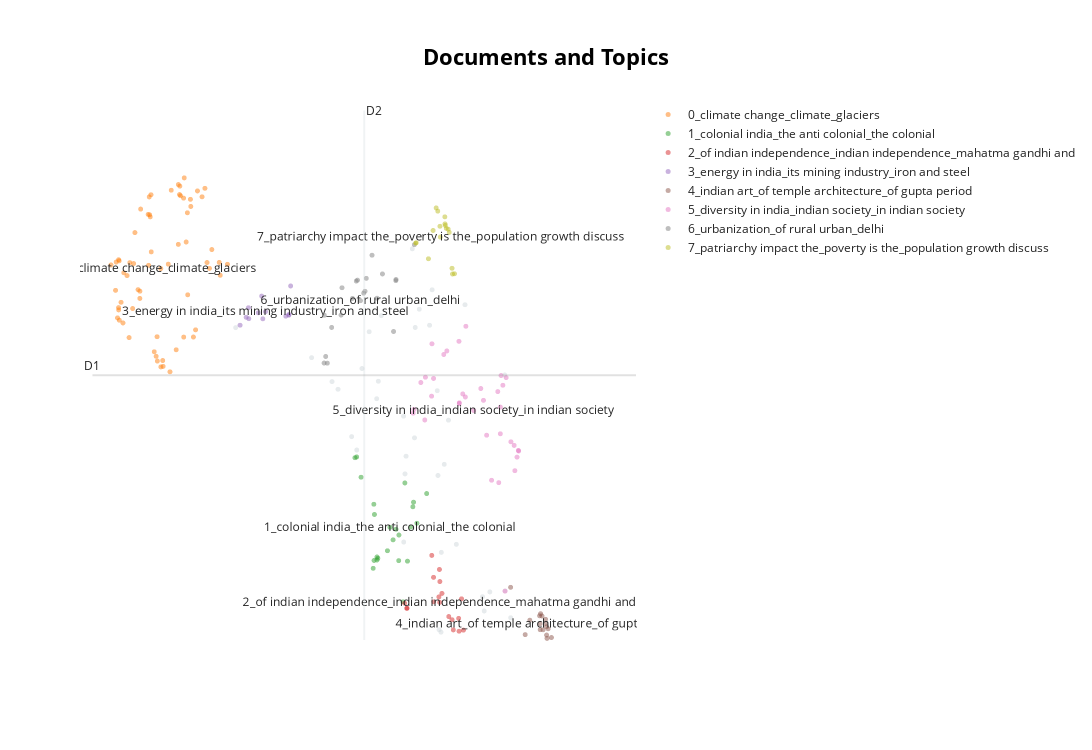

The notebook cell saved with this chart:
### Code cell
model.visualize_documents(questions)

### Figure 1 — Plotly figure (JSON) as saved in the notebook; plotly's stock layout.template omitted (floating-point values rounded to 4 significant figures)
{"data": [{"hoverinfo": "text", "hovertext": ["Describing the distribution of rubber producing countries, indicate the major environmental issues faced by them.", "The ancient civilization in Indian sub continent differed from those of Egypt , Mesopotamia and Greece in that its culture and traditions have been preserved without breakdown to the present day. Comment", "Discuss the positive and negative effects of globalization on women in India?", "Clarify how mid-eighteenth century India was beset with the spectre of a fragmented polity.", "Discuss whether formation of new states in recent times is beneficial or not for the economy of India.", "Defying the barriers of age, gender and religion, the Indian women became the torchbearer during the struggle for freedom in India. Discuss.", "The political and administrative reorganization of states and territories has been a continuous ongoing process since the mid-nineteenth century. Discuss with examples.", "Discuss the main objectives of Population Education and point out the measures to achieve them in India in detail.", "Debate the issue whether and how contemporary movements for assertion of Dalit identity work towards annihilation of caste.", "Why did the Green Revolution in India virtually by-pass the eastern region despite fertile soil and good availability of water?", "Discuss the role of women in the freedom struggle especially during the Gandhian phase.", "Why did human development fail to keep pace with economic development in India?", "Defining blue revolution, explain the problems and strategies for pisciculture development in India.", "Though not very useful from the point of view of a connected political history of South India, the Sangam literature portrays the social and economic conditions of its time with remarkable vividness. Comment.", "Discuss the changes in the trends of labour migration within and outside India in the last four decades.", "Critically discuss the objectives of Bhoodan and Gramdan movements initiated by AcharyaVinobhaBhave and their success.", "Mention the advantages of the cultivation of pulses because of which the year 2016 was declared as the International Year of Pulses by United Nations.", "The Bhakti movement received a remarkable re-orientation with the advent of Sri Chaitanya Mahaprabhu. Discuss.", "Explain the role of geographical factors towards the development of Ancient India.", "What are the two major legal initiatives by the State since Independence addressing discrimination against Scheduled Tribes(STs)?", "Krishnadeva Raya, the King of Vijayanagar, was not only an accomplished scholar himself but was also a great patron of learning and literature. Discuss.", "From being net food importer in 1960s, India has emerged as a net food exporter to the world. Provide reasons.", "Assess the importance of the accounts of the Chinese and Arab travellers in the reconstruction of the history of India.", "Taxila university was one of the oldest universities of the world with which were associated a number of renowned learned personalities of different disciplines. Its strategic location caused its fame to flourish, but unlike Nalanda, it is not considered as a university in the modern sense. Discuss.", "Why is India considered as a sub-continent? Elaborate your answer.", "Why are the tribals in India referred to as 'the Scheduled Tribes? Indicate the major provisions in the Constitution of India for their upliftment.", "Examine how the decline of traditional artisanal industry in colonial India crippled the rural economy.", "Critically examine the effect of globalization on the aged population in India.", "What were the major technological changes introduced during the Sultanate period? How did those technological changes influence the Indian society?", "The New Economic Policy – 1921 of Lenin had influenced the policies adopted by India soon after independence. Evaluate.", "What is Cryptocurrency? How does it affect global society? Has it been affecting Indian society also?", "‘Communalism arises either due to power struggle or relative deprivation.’ Argue by giving suitable illustrations.", "‘Latecomer’ Industrial Revolution in Japan involved certain factors that were markedly different from what West had experienced.” Analyze.", "To what extent has the urban planning and culture of the Indus Valley Civilization provided inputs to the present day urbanization?\nDiscuss.", "“Africa was chopped into states artificially created by accidents of European competition.” Analyze.", null], "marker": {"color": "#CFD8DC", "opacity": 0.5, "size": 5}, "mode": "markers+text", "name": "other", "showlegend": false, "type": "scattergl", "x": [4.367, 8.114, 7.826, 7.988, 7.324, 7.949, 7.348, 7.477, 9.104, 6.591, 7.982, 6.932, 5.705, 8.252, 7.528, 8.713, 6.064, 8.843, 6.879, 7.929, 8.743, 6.169, 9.11, 9.209, 7.916, 8.04, 6.409, 7.782, 6.85, 7.326, 7.6, 8.405, 6.499, 6.718, 7.367, 7.516], "y": [3.288, 2.272, 3.704, 0.8208, 2.316, -0.02852, 1.682, 4.153, 2.768, 2.839, -0.05535, 3.42, 2.959, 0.9088, 3.29, 0.3341, 2.696, 0.3866, 2.7, 1.665, 0.1775, 2.611, 0.3985, 0.1031, 2.596, 1.788, 2.092, 3.314, 2.508, 0.9339, 3.491, 3.54, 1.944, 3.243, 1.877, 2.078]}, {"hoverinfo": "text", "hovertext": ["What are the economic significances of discovery of oil in Arctic Sea and its possible environemental consequences?", "Bring out the relationship between the shrinking Himalayan glaciers and the symptoms of climate change in the Indian sub-continent.", "In what way micro-watershed development projects help in water conservation in\ndrought-prone and semi-arid regions of India?", "Examine the status of forest resources of India and its resultant impact on climate change.", "Account for the huge flooding of million cities in India including the smart ones like Hyderabad and Pune. Suggest lasting remedial measures.", "The recent cyclone on the east coast of India was called ‘Phailin’. How are the tropical cyclones named across the world? Elaborate.", "Describe the characteristics and types of primary rocks.", "Assess the impact of global warming on the coral life system with examples.", "Why is India taking keen interest in the Arctic region?", "what are the environmental implications of the reclamation of the water bodies into urban land use? Explain with examples.", "Explain the formation of thousands of islands in Indonesian and Philipines archipelagos.", "Critically evaluate the various resources of the oceans which can be harnessed to meet the resource crisis in the world.", "Define mantle plume and explain its role in plate tectonics.", "How does the cryosphere affect global climate?", "Most of the unusual climatic happenings are explained as an outcome of the El-Nino effect. Do you agree?", "Bring out the causes for more frequent occurrence of landslides in the Himalayas than in the Western Ghats.", "The states of Jammu and Kashmir, Himachal Pradesh and Uttarakhand are reaching the limits of ecological carrying capacity due to tourism. Critically evaluate.", "Major hot deserts in northern hemisphere are located between 20-30 deg N latitudes and on the western sides of the continents. Why?", "Enumerate the problems and prospects of inland water transport in India.", "India is well endowed with fresh water resources. Critically examine why it still suffers from water scarcity.", "South China Sea has assumed great geopolitical significance in the present context. Comment.", "Discuss the natural resource potentials of ‘Deccan trap’.", "The effective management of land and water resources will drastically reduce the human miseries. Explain.", "\"The Himalayas are highly prone to landslides.\" Discuss the causes and suggest suitable measures of mitigation.", "There is no formation of deltas by rivers on the Western Ghats. Why?", "What are the forces that influence ocean currents? Describe their role in fishing industry of the world.", "The process of desertification does not have climate boundaries. Justify with examples.", "The interlinking of rivers can provide viable solutions to the multi-dimensional inter-related problems of droughts, floods and interrupted navigation. Critically examine.", "Present an account of the Indus Water Treaty and examine its ecological, economic and political implications in the context of changing bilateral relations.", "Briefly mention the alignment of major mountain ranges of the world and explain their impact on local weather conditions, with examples.", "What do you understand by the phenomenon of ‘temperature inversion’ in meteorology? How does it affect weather and the habitants of the place?", "What characteristics can be assigned to monsoon climate that succeeds in feeding more than 50 percent of the world population residing in Monsoon Asia?", "What do you understand by the theory of continental drift? Discuss the prominent evidences in its support.", "Comment on the resource potentials of the long coastline of India and highlight the status of natural hazard preparedness in these areas.", "“The ideal solution of depleting ground water resources in India is water harvesting system.” How can it be made effective in urban areas?", "What are the consequences of spreading of ‘Dead Zones’ on marine ecosystem?", "Identify and discuss the factors responsible for diversity of natural vegetation in India. Assess the significance of wildlife sanctuaries in rain forests regions of India.", "Why is Indian Regional Navigational Satellite System (IRNSS) needed? How does it help in navigation?", "Discuss the meaning of colour-coded weather warnings for cyclone prone areas given by India Meteorological department.", "How do the melting of the Arctic ice and glaciers of the Antarctic differently affect the weather patterns and human activities on the Earth? Explain.", "How will the melting of Himalayan glaciers have a far- reaching impact on the water resources of India?", "How does the Juno Mission of NASA help to understand the origin and evolution of the Earth?", "How are the fjords formed? Why do they constitute some of the most picturesque areas of the world?", "Bring out the causes for the formation of heat islands in the urban habitat of the world.", "How do ocean currents and water masses differ in their impacts on marine life and coastal environment? Give suitable examples.", "In what way can floods be converted into a sustainable source of irrigation and all-weather inland navigation in India?", "Major cities of India are becoming more vulnerable to flood conditions. Discuss.", "Mention the global occurrence of volcanic eruptions in 2021 and their impact on regional environment.", "Discuss the geophysical characteristics of Circum- Pacific Zone.", "Mention the significance of straits and isthmus in international trade.", "Tropical cyclones are largely confined to South China Sea, Bay of Bengal and Gulf of Mexico. Why?", "What is water stress? How and why does it differ regionally in India?", "Explain the factors responsible for the origin of ocean currents. How do they influence regional climates, fishing and navigation?", "How far do you agree that the behaviour of the Indian monsoon has been changing due to humanizing landscape? Discuss.", "Why is the world today confronted with a crisis of availability of and access to freshwater resources?", "Why is the South-West monsoon called ‘Purvaiya’ (easterly) in Bhojpur Region? How has this directional seasonal wind system influenced the cultural ethos of the region?", "Account for variations in oceanic salinity and discuss its multi-dimensional effects.", "Discuss the consequences of climate change on the food security in tropical countries.", "Differentiate the causes of landslides in the Himalayan region and Western Ghats.", "Troposphere is a very significant atmospheric layer that determines weather processes.\nHow?", "Why are the world’s fold mountain systems located along the margins of continents? Bring out the association between the global distribution of fold mountains and the earthquakes and volcanoes.", "How can the mountain ecosystem be restored from the negative impact of development initiatives and tourism?", "Discuss the causes of depletion of mangroves and explain their importance in maintaining coastal ecology.", "Discuss the concept of air mass and explain its role in macro-climatic changes.", null], "marker": {"opacity": 0.5, "size": 5}, "mode": "markers+text", "name": "0_climate change_climate_glaciers", "text": ["", "", "", "", "", "", "", "", "", "", "", "", "", "", "", "", "", "", "", "", "", "", "", "", "", "", "", "", "", "", "", "", "", "", "", "", "", "", "", "", "", "", "", "", "", "", "", "", "", "", "", "", "", "", "", "", "", "", "", "", "", "", "", "", "0_climate change_climate_glaciers"], "textfont": {"size": 12}, "type": "scattergl", "x": [3.453, 2.834, 3.45, 3.905, 3.462, 2.846, 2.553, 3.09, 3.523, 3.826, 2.287, 3.32, 2.383, 2.317, 2.594, 2.649, 4.078, 2.172, 3.571, 3.578, 3.662, 4.222, 3.776, 2.68, 2.881, 2.967, 2.503, 3.385, 3.496, 2.397, 2.264, 2.827, 2.491, 3.948, 3.695, 3.211, 4.096, 3.379, 2.876, 2.571, 3.357, 2.319, 2.984, 2.253, 2.989, 3.358, 3.233, 2.306, 2.307, 3.623, 2.694, 3.396, 2.934, 2.864, 3.517, 2.853, 3.05, 3.181, 2.681, 2.307, 2.349, 3.863, 3.083, 2.454, 3.05], "y": [3.184, 3.973, 4.71, 3.939, 4.932, 4.724, 3.498, 2.863, 3.649, 4.818, 3.395, 3.045, 3.34, 4.021, 4.332, 3.705, 4.004, 3.977, 4.697, 4.619, 3.264, 3.983, 4.725, 3.609, 4.12, 2.974, 4.002, 4.842, 4.228, 3.891, 4.008, 4.532, 3.179, 4.145, 4.789, 2.803, 3.863, 4.749, 4.747, 3.992, 4.202, 3.37, 3.188, 3.698, 2.921, 4.859, 4.797, 3.508, 3.483, 3.185, 4.59, 4.737, 3.024, 4.504, 4.549, 4.527, 2.857, 3.985, 3.688, 4.034, 3.566, 4.003, 2.927, 3.86, 3.936]}, {"hoverinfo": "text", "hovertext": ["Why did the armies of the British East India Company – mostly comprising of Indian soldiers – win consistently against the more numerous and better equipped armies of the Indian rulers? Give reasons.", "Assess the role of British imperial power in complicating the process of transfer of power during the 1940s.", "What were the major political, economic and social developments in the world which motivated the anti-colonial in India?", "Why did the industrial revolution first occur in England? Discuss the quality of life of the people there during the industrialization. How does it compare with that in India at present times?", "To what extend can Germany be held responsible for causing the two World Wars? Discuss critically.", "Why was there a sudden spurt in famines in colonial India since the mid-eighteenth century? Give reasons.", "“American Revolution was an economic revolt against mercantilism.” Substantiate.", "How did the colonial rule affect the tribals in India and what was the tribal response to the colonial oppression?", "Explain how the foundations of the modern world were laid by the American and French Revolutions.", "What were the events that led to the Suez Crisis in 1956? How did it deal a final blow to Britain’s self-image as a world power?", "Explain how the Uprising of 1857 constitutes an important watershed in the evolution of British policies towards colonial India.", "The third battle of Panipat was fought in 1761. Why were so many empire-shaking battles fought at Panipat?", "In what ways did the navel mutiny prove to be the last nail in the coffin of British colonial aspirations in India?", "Whereas the British planters had developed tea gardens all along the Shivaliks and Lesser Himalayas from Assam to Himachal Pradesh, in effect they did not succeed beyond the Darjeeling area. Explain.", "The 1857 uprising was the culmination of the recurrent, big and small local rebellions that had occurred in the preceding hundred years of British rule. Elucidate.", "What policy instruments were deployed to contain the Great Economic Depression?", "Analyze the circumstances that led to the Tashkent Agreement in 1966. Discuss the highlights of the Agreement.", "” There arose a serious challenge to the Democratic State System between the two World Wars.” Evaluate the statement.", "Why indentured labour was taken by the British from India to their colonies? have they been able to preserve their cultural identity over there?", "Examine critically the various facets of economic policies of the British in India from mid-eighteenth century till independence.", "The anti-colonial struggles in West Africa were led by the new elite of Western-educated Africans.", "Evaluate the policies of Lord Curzon and their long term implications on the national movements.", "What problems are germane to the decolonization process in the Malay Peninsula?", null], "marker": {"opacity": 0.5, "size": 5}, "mode": "markers+text", "name": "1_colonial india_the anti colonial_the colonial", "text": ["", "", "", "", "", "", "", "", "", "", "", "", "", "", "", "", "", "", "", "", "", "", "", "1_colonial india_the anti colonial_the colonial"], "textfont": {"size": 12}, "type": "scattergl", "x": [6.811, 6.871, 7.487, 6.497, 6.855, 6.468, 7.139, 7.73, 7.039, 6.856, 7.238, 6.8, 7.448, 6.576, 7.392, 7.241, 6.804, 6.788, 7.558, 7.189, 7.499, 7.314, 7.346, 7.085], "y": [1.237, 0.756, 1.321, 1.869, 0.7702, 1.86, 0.9585, 1.466, 0.8388, 0.7374, 0.7298, 1.349, 1.099, 1.646, 0.7245, 1.011, 0.7319, 0.6458, 1.141, 1.074, 1.372, 0.2785, 1.583, 1.096]}, {"hoverinfo": "text", "hovertext": ["Discuss the contributions of MaulanaAbulKalam Azad to pre- and post-independent India.", "Critically examine the compulsions which prompted India to play a decisive role in the emergence of Bangladesh.", "To what extent did the role of the moderates prepare a base for the wider freedom movement? Comment.", "Examine the linkages between the nineteenth century’s ‘Indian Renaissance’ and the emergence of national identity.", "What was the difference between Mahatma Gandhi and Rabindranath Tagore in their approach towards education and nationalism?", "It would have been difficult for the Constituent Assembly to complete its historic task of drafting the Constitution for Independent India in just three years, but its experience gained with the Government of India Act, 1935\n.Discuss.", "Several foreigners made India their homeland and participated in various movements.\nAnalyze their role in the Indian struggle for freedom.", "Highlight the differences in the approach of Subhash Chandra Bose and Mahatma Gandhi in the struggle for freedom.", "Why did the ‘Moderates’ failed to carry conviction with the nation about their proclaimed ideology and political goals by the end of the nineteenth century?", "Bring out the constructive programmes of Mahatma Gandhi during Non-Cooperation Movement and Civil Disobedience Movement.", "Mahatma Gandhi and Dr. B R Ambedkar, despite having divergent approaches and strategies, had a common goal of amelioration of the downtrodden. Elucidate.", "Highlight the importance of the new objectives that got added to the vision of Indian Independence since the twenties of the last century.", "Throw light on the significance of the thoughts of Mahatma Gandhi in the present times.", "Many voices had strengthened and enriched the nationalist movement during the Gandhian phase. Elaborate.", "Since the decade of the 1920s, the national movement acquired various ideological strands and thereby expanded its social base. Discuss.", "“In many ways, Lord Dalhousie was the founder of modern India.” Elaborate.", "How difficult would have been the achievement of Indian independence without Mahatma Gandhi? Discuss.", null], "marker": {"opacity": 0.5, "size": 5}, "mode": "markers+text", "name": "2_of indian independence_indian independence_mahatma gandhi and", "text": ["", "", "", "", "", "", "", "", "", "", "", "", "", "", "", "", "", "2_of indian independence_indian independence_mahatma gandhi and"], "textfont": {"size": 12}, "type": "scattergl", "x": [7.999, 7.82, 7.381, 7.955, 8.176, 7.945, 7.962, 8.199, 7.382, 8.301, 8.377, 7.852, 8.293, 7.853, 7.342, 8.344, 8.119, 7.959], "y": [0.3703, 0.7878, 0.2068, 0.6332, 0.08151, 0.3314, 0.5004, -0.03025, 0.2068, -0.04505, -0.03294, 0.5465, 0.09607, 0.2786, 0.2623, 0.3108, 0.1159, 0.2718]}, {"hoverinfo": "text", "hovertext": ["“Inspite of adverse environmental impact, coal mining is still inevitable for development”.\nDiscuss", "Account for the present location of iron and steel industries away from the source of raw material, by giving examples.", "Discuss the multi-dimensional implications of uneven distribution of mineral oil in the world.", "It is said that India has substantial reserves of shale oil and gas, which can feed the needs of the country for quarter century. However, tapping of the resource does not appear to be high on the agenda. Discuss critically the availability and issues involved.", "How does India see its place in the economic space of rising natural resources rich Africa?", "With growing scarcity of fossil fuels, the atomic energy is gaining more and more significance in India. Discuss the availability of raw material required for the generation of atomic energy in India and in the world.", "Despite India being one of the countries of the Gondwanaland, its mining industry contributes much less to its Gross Domestic Product(GDP) in percentage. Discuss.", "Petroleum refineries are not necessarily located nearer to crude oil producing areas, particularly in many of the developing countries. Explain its implications.", "Examine the potential of wind energy in India and explain the reasons for their limited spatial spread.", "India has immense potential of solar energy though there are regional variations in its developments. Elaborate.", "Account for the change in the spatial pattern of the Iron and Steel industry in the world.", null], "marker": {"opacity": 0.5, "size": 5}, "mode": "markers+text", "name": "3_energy in india_its mining industry_iron and steel", "text": ["", "", "", "", "", "", "", "", "", "", "", "3_energy in india_its mining industry_iron and steel"], "textfont": {"size": 12}, "type": "scattergl", "x": [4.592, 4.845, 4.445, 4.599, 5.335, 5.249, 4.825, 4.552, 5.303, 5.305, 4.765, 4.892], "y": [3.507, 3.385, 3.315, 3.387, 3.746, 3.414, 3.634, 3.402, 3.424, 3.434, 3.451, 3.463]}, {"hoverinfo": "text", "hovertext": ["Indian Philosophy and tradition played a significant role in conceiving and shaping the monuments and their art in India. Discuss.", "Discuss the main contributions of Gupta period and Chola period to Indian heritage and culture\n.", "Mesolithic rock cut architecture of India not only reflects the cultural life of the times but also a fine aesthetic sense comparable to modern painting. Critically evaluate this comment.", "Highlight the Central Asian and Greco Bactrian elements in the Gandhara art.", "Safeguarding the Indian art heritage is the need of the moment.", "Gandhara sculpture owed as much to the Romans as to the Greeks. Explain.", "Early Buddhist Stupa-art, while depicting folk motifs and narratives successfully expounds Buddhist ideals. Elucidate.", "Chola architecture represents a high watermark in the evolution of temple architecture. Discuss", "Persian literary sources of medieval India reflect the spirit of the age. Comment.", "Discuss the significance of the lion and bull figures in Indian mythology, art and architecture.", "How do you justify the view that the level of excellence of the Gupta numismatic art is not at all noticeable in later times?", "Discuss the ‘Tandava’ dance as recorded in early Indian inscriptions.", "Pala period is the most significant phase in the history of Buddhism in India. Enumerate.", "How will you explain the medieval Indian temple sculptures represent the social life of those days?", "The rock-cut architecture represents one of the most important sources of our knowledge of early Indian art and history. Discuss.", null], "marker": {"opacity": 0.5, "size": 5}, "mode": "markers+text", "name": "4_indian art_of temple architecture_of gupta period", "text": ["", "", "", "", "", "", "", "", "", "", "", "", "", "", "", "4_indian art_of temple architecture_of gupta period"], "textfont": {"size": 12}, "type": "scattergl", "x": [9.736, 9.546, 9.827, 9.849, 9.76, 9.927, 9.841, 9.841, 9.208, 9.78, 9.719, 9.728, 9.465, 9.868, 9.823, 9.728], "y": [0.1475, 0.07615, 0.04009, -0.1235, 0.123, -0.1143, -0.08721, 0.004672, 0.4371, -0.02927, 0.1244, -0.02858, -0.08234, -0.01827, 0.08618, 0.03704]}, {"hoverinfo": "text", "hovertext": ["Customs and traditions suppress reason leading to obscurantism. Do you agree?", "How do the Indian debates on secularism differ from the debates in the West?", "To what extent globalization has influenced the core of cultural diversity in India? Explain.", "What makes the Indian society unique in sustaining its culture? Discuss.", "“Caste system is assuming new identities and associational forms. Hence, caste system cannot be eradicated in India.”", "Describe any four cultural elements of diversity in India and rate their relative significance in building a national identity.", "How the Indian concept of secularism different from the western model of secularism?\nDiscuss.", "What are the main features of Vedic society and religion? Do you think some of the features are still prevailing in Indian society?", "Has the formation of linguistic States strengthened the cause of Indian Unity?", "Growing feeling of regionalism is an important factor in generation of demand for a separate state. Discuss.", "Do we have cultural pockets of small India all over the nation? Elaborate with examples.", "In the context of the diversity of India, can it be said that the regions form cultural units rather than the States? Give reasons with examples for your view point.", "Write a critical note on the evolution and significance of the slogan, ‘Jai Jawan, Jai Kisan’.", "How does Indian society maintain continuity in traditional social values? Enumerate the changes taking place in it.", "Assess the main administrative issues and socio-cultural problems in the integration process of Indian Princely States.", "Distinguish between religiousness/religiosity and communalism giving one example of how the former has got transformed into the latter in independent India.", "Globalisation is generally said to promote cultural homogenisation but due to this cultural specificities appear to be strengthened in the Indian society.’ Elucidate.", "Trace the rise and growth of socio-religious reform movements with special reference to Young Bengal and Brahmo Samaj.", "Sufis and medieval saints failed to modify either the religious ideas and practices or the outward structure of Hindu/ Muslim societies to any appreciable extent. Comment.", "What is the basis of regionalism? Is it that unequal distribution of benefits of development on regional basis eventually promotes regionalism? Substantiate your answer.", "Do you agree that regionalism in India appears to be a consequence of rising cultural assertiveness? Argue.", "Do you think marriage as a sacrament in loosing its value in Modern India?", "Why is caste identity in India both fluid and static?", "Evaluate the nature of the Bhakti Literature and its contribution to Indian culture.", "Is diversity and pluralism in India under threat due to globalisation? Justify your answer.", "Are we losing our local identity for the global identity? Discuss.", "Examine the uniqueness of tribal knowledge system when compared with mainstream knowledge and cultural systems.", "What are the challenges to our cultural practices in the name of secularism?", "The spirit of tolerance and love is not only an interesting feature of Indian society from very early times, but it is also playing an important part at the present. Elaborate.", "Are tolerance, assimilation and pluralism the key elements in the making of an Indian form of secularism? Justify your answer.", "Discuss the impact of post-liberal economy on ethnic identity and communalism.", "Given the diversities among the tribal communities in India, in which specific contexts should they be considered as a single category?", "Has caste lost its relevance in understanding the multi- cultural Indian Society? Elaborate your answer with illustrations.", "Analyze the salience of ‘sect’ in Indian society vis-a-vis caste, region and religion.", null], "marker": {"opacity": 0.5, "size": 5}, "mode": "markers+text", "name": "5_diversity in india_indian society_in indian society", "text": ["", "", "", "", "", "", "", "", "", "", "", "", "", "", "", "", "", "", "", "", "", "", "", "", "", "", "", "", "", "", "", "", "", "", "5_diversity in india_indian society_in indian society"], "textfont": {"size": 12}, "type": "scattergl", "x": [9.321, 9.344, 7.823, 8.411, 9.129, 8.365, 9.27, 8.73, 7.507, 7.492, 7.851, 7.817, 8.873, 8.683, 7.697, 8.786, 8.085, 8.999, 9.283, 7.627, 7.708, 9.072, 8.982, 9.11, 8.031, 8.298, 8.304, 9.349, 9.027, 9.213, 8.42, 8.305, 9.041, 9.028, 8.558], "y": [1.866, 1.94, 3.11, 2.527, 2.74, 2.56, 1.995, 2.49, 2.39, 2.349, 2.731, 2.536, 1.613, 2.62, 2.274, 2.107, 3.033, 1.586, 1.718, 2.686, 2.744, 2.656, 2.586, 0.3949, 2.993, 3.138, 2.456, 1.934, 2.123, 2.035, 3.303, 2.463, 2.762, 2.416, 2.379]}, {"hoverinfo": "text", "hovertext": ["With a brief background of quality of urban life in India, introduce the objectives and strategy of the 'Smart City Programme'.", "How is efficient and affordable urban mass transport key to the rapid economic development in India?", "Analyze the factors for the highly decentralized cotton textile industry in India.", "Mention core strategies for the transformation of aspirational districts in India and explain the nature of convergence, collaboration and competition for its success.", "Do you agree that there is a growing trend of opening new sugar mills in southern states of India? Discuss with justification.", "Examine the role of ‘Gig Economy’ in the process of empowerment of women in India.", "COVID-19 pandemic accelerated class inequalities and poverty in India. Comment.", "Mumbai, Delhi and Kolkata are the three Mega cities of the country but the air pollution is much more serious probelm in Delhi as compared to the other two. Why is this so?", "How have digital initiatives in India contributed to the functioning of the education system in the country? Elaborate your answer.", "Bring out the socio-economic effects of the introduction of railways in different countries of the world", "What are the main socio-economic implications arising out of the development of IT industries in major cities of India?", "How is the growth of Tier 2 cities related to the rise of a new middle class with an emphasis on the culture of consumption?", "“The growth of cities as I.T. hubs has opened up new avenues of employment, but has also created new problems”. Substantiate this statement with examples", "Elucidate the relationship between globalization and new technology in a world of scarce resources, with special reference to India.", "Can the strategy of regional resource-based manufacturing help in promoting employment in India?", "Smart cities in India cannot sustain without smart vilages. Discuss this statement in the backdrop of rural urban integration.", "Discuss the various social problems which originated out of the speedy process of urbanization in India.", "What is the significance of Industrial Corridors in India? Identifying industrial corridors, explain their main characteristics.", "Discuss the factors for localisation of agro-based food processing industries of North-West India.", "Does urbanization lead to more segregation and/or marginalization of the poor in Indian metropolises?", null], "marker": {"opacity": 0.5, "size": 5}, "mode": "markers+text", "name": "6_urbanization_of rural urban_delhi", "text": ["", "", "", "", "", "", "", "", "", "", "", "", "", "", "", "", "", "", "", "", "6_urbanization_of rural urban_delhi"], "textfont": {"size": 12}, "type": "scattergl", "x": [6.621, 6.491, 5.952, 7.188, 5.924, 6.223, 7.513, 6.768, 7.19, 6.239, 6.423, 6.667, 6.512, 7.147, 6.057, 6.644, 6.857, 5.929, 5.981, 6.951, 6.564], "y": [3.667, 3.8, 2.972, 3.804, 2.899, 3.426, 4.199, 4.083, 3.817, 3.726, 3.609, 3.829, 3.81, 3.246, 3.291, 3.687, 3.611, 3.424, 2.898, 3.878, 3.584]}, {"hoverinfo": "text", "hovertext": ["\"An essential condition to eradicate poverty is to liberate the poor from the process of deprivation.\" Substantiate this statement with suitable examples.", "Explore and evaluate the impact of ‘Work From Home’ on family relationships.", "“Empowering women is the key to control population growth.” Discuss.", "How does patriarchy impact the position of a middle class working woman in India?", "Critically examine whether growing population is the cause of poverty OR poverty is the mains cause of population increase in India.", "The life cycle of a joint family depends on economic factors rather than social values. Discuss.", "How do you explain the statistics that show that the sex ratio in Tribes in India is more favourable to women than the sex ratio among Scheduled Castes?", "Explain why suicide among young women is increasing in Indian Society.", "What are the continued challenges for women in India against time and space?", "The women’s questions arose in modern India as a part of the 19th century social reform movement. What are the major issues and debates concerning women in that period?", "“Male membership needs to be encouraged in order to make women’s organization free from gender bias.” Comment.", "Discuss the various economic and\nsocio-cultural forces that are driving increasing feminization of agriculture in India.", "‘Despite implementation of various programmes for eradication of poverty by the government in India, poverty is still existing’. Explain by giving reasons.", "Child cuddling is now being replaced by mobile phones. Discuss its impact on the socialization of children.", "Why do some of the most prosperous regions of India have an adverse sex ratio for women? Give your arguments.", "‘Women’s movement in India has not addressed the issues of women of lower social strata.’ Substantiate your view.", null], "marker": {"opacity": 0.5, "size": 5}, "mode": "markers+text", "name": "7_patriarchy impact the_poverty is the_population growth discuss", "text": ["", "", "", "", "", "", "", "", "", "", "", "", "", "", "", "", "7_patriarchy impact the_poverty is the_population growth discuss"], "textfont": {"size": 12}, "type": "scattergl", "x": [7.761, 8.177, 7.843, 8.076, 7.536, 8.219, 8.05, 7.925, 8.128, 8.109, 8.059, 7.964, 7.547, 8.185, 7.897, 8.053, 7.971], "y": [4.045, 3.94, 4.355, 4.378, 4.216, 3.88, 4.504, 4.567, 4.334, 4.369, 4.41, 4.401, 4.221, 3.877, 4.603, 4.427, 4.283]}], "layout": {"annotations": [{"showarrow": false, "text": "D1", "x": 1.846, "y": 2.765, "yshift": 10}, {"showarrow": false, "text": "D2", "x": 6.631, "xshift": 10, "y": 5.672}], "height": 750, "shapes": [{"line": {"color": "#CFD8DC", "width": 2}, "type": "line", "x0": 6.631, "x1": 6.631, "y0": -0.142, "y1": 5.672}, {"line": {"color": "#9E9E9E", "width": 2}, "type": "line", "x0": 1.846, "x1": 11.42, "y0": 2.765, "y1": 2.765}], "title": {"font": {"color": "Black", "size": 22}, "text": "<b>Documents and Topics</b>", "x": 0.5, "xanchor": "center", "yanchor": "top"}, "width": 1200, "xaxis": {"visible": false}, "yaxis": {"visible": false}}}
